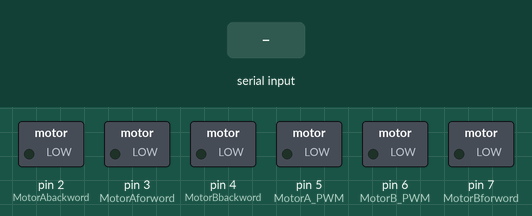
Bench run of a sketch on a simulated Arduino Uno, built with avr-gcc and run on an emulated ATmega328P. Shown: switched loads named in the sketch (green lamp = pin HIGH). The test bench sets the inputs (shaded band).

Above: at 1.2 s.
1.3 s: "f" received over Serial
At 1.9 s:
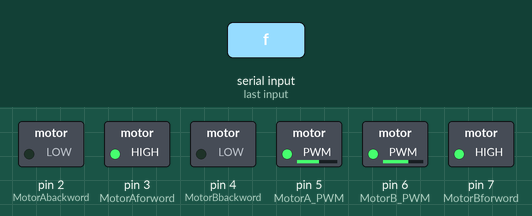
2.8 s: "b" received over Serial
At 4.0 s:
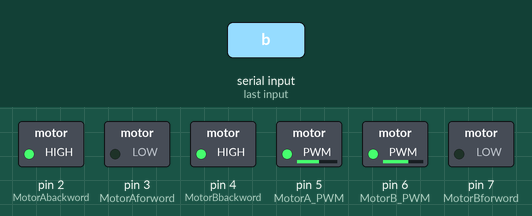
4.3 s: "r" received over Serial
At 5.3 s:
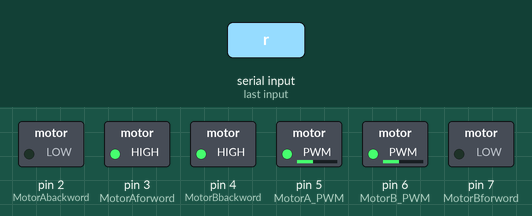
5.8 s: "l" received over Serial
At 6.5 s:
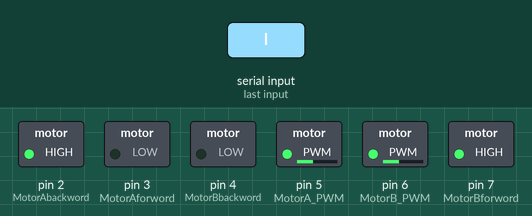
7.3 s: "1" received over Serial
At 7.6 s:
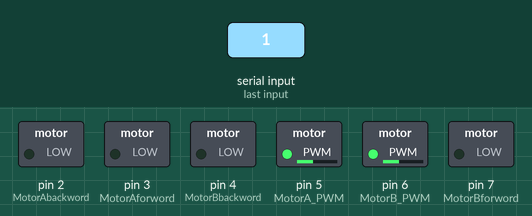
Timing chart, 0 to 9.8 s (numbered marks = the images above; inputs shaded):
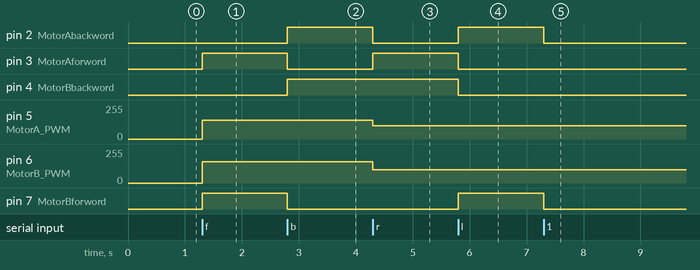

Measured:
- after the input at 1.3 s, pin 3 (MotorAforword), pin 7 (MotorBforword): LOW → HIGH at once; pin 5 (MotorA_PWM): 0/255 → 140/255 at once; pin 6 (MotorB_PWM): 0/255 → 160/255 at once
- after the input at 2.8 s, pin 2 (MotorAbackword), pin 4 (MotorBbackword): LOW → HIGH at once; pin 3 (MotorAforword), pin 7 (MotorBforword): HIGH → LOW at once
- after the input at 4.3 s, pin 2 (MotorAbackword): HIGH → LOW at once; pin 3 (MotorAforword): LOW → HIGH at once; pin 5 (MotorA_PWM): 140/255 → 100/255 at once; pin 6 (MotorB_PWM): 160/255 → 100/255 at once
- after the input at 5.8 s, pin 2 (MotorAbackword), pin 7 (MotorBforword): LOW → HIGH at once; pin 3 (MotorAforword), pin 4 (MotorBbackword): HIGH → LOW at once
- after the input at 7.3 s, pin 2 (MotorAbackword), pin 7 (MotorBforword): HIGH → LOW at once

The sketch:

blutooth.ino
```cpp
//***************************************************************************************************************************//
//this code using to move the car robot using mobile application//
//the main components using in this robot(blutooth module-motor driver-dc Motors- car robot body with 4 wheels-power supply)//
//***************************************************************************************************************************//

// Left side DC motors pins definetion
#define MotorAforword 3
#define MotorAbackword 2
#define MotorA_PWM 5

// Right side DC motors pins definetion
#define MotorBforword 7
#define MotorBbackword 4
#define MotorB_PWM 6


//variable to store the recived input0
char state = '0' ;

void setup() {

  Serial.begin(9600);

  //define motors A pins as output .
  pinMode(MotorAforword,OUTPUT);
  pinMode(MotorAbackword,OUTPUT);
  pinMode(MotorA_PWM,OUTPUT);

  //define motors B pins as output.
  pinMode(MotorBforword,OUTPUT);
  pinMode(MotorBbackword,OUTPUT);
  pinMode(MotorB_PWM,OUTPUT);
}
void forward(){

  //fuction to let robot go forword.
  analogWrite(MotorA_PWM,140); //control the speed of Motors A side
  analogWrite(MotorB_PWM,160); //control the speed of Motors B side
  //let motor A side go forward.
  digitalWrite(MotorAforword,HIGH);
  digitalWrite(MotorAbackword,LOW);
  //let motor B side go forward.
  digitalWrite(MotorBforword,HIGH);
  digitalWrite(MotorBbackword,LOW);

}

void backward(){

  //fuction to let robot go backward.
  analogWrite(MotorA_PWM,140); //control the speed of Motors A side
  analogWrite(MotorB_PWM,160); //control the speed of Motors B side
  digitalWrite(MotorAforword,LOW);
  digitalWrite(MotorAbackword,HIGH);
  digitalWrite(MotorBforword,LOW);
  digitalWrite(MotorBbackword,HIGH);


}

void nomotion(){

  //fuction to let robor stop.
  //let motor A side stop.
  digitalWrite(MotorAforword,LOW);
  digitalWrite(MotorAbackword,LOW);
  //let motor B side stop.
  digitalWrite(MotorBforword,LOW);
  digitalWrite(MotorBbackword,LOW);

}

void rotatleft(){

  //fuction to let robot go backward.
  analogWrite(MotorA_PWM,100); //control the speed of Motors A side
  analogWrite(MotorB_PWM,100); //control the speed of Motors B side
  //let motor A side go forward.
  digitalWrite(MotorAforword,LOW);
  digitalWrite(MotorAbackword,HIGH);
  //let motor B side go backward.
  digitalWrite(MotorBforword,HIGH);
  digitalWrite(MotorBbackword,LOW);


}

void rotatright(){

  //fuction to let robot go backward.
  analogWrite(MotorA_PWM,100); //control the speed of Motors A side
  analogWrite(MotorB_PWM,100); //control the speed of Motors B side
  //let motor A side go backward.
  digitalWrite(MotorAforword,HIGH);
  digitalWrite(MotorAbackword,LOW);
  //let motor B side go forward.
  digitalWrite(MotorBforword,LOW);
  digitalWrite(MotorBbackword,HIGH);


}
void loop() {
 //  condition to call the needed function when the user push certain button0
  if(Serial.available()){
      state = Serial.read();
  }

  if(state == 'f') // when the app send 'f' the robot go forward
  {
    forward();
  }

  else if(state == 'b') // when the app send 'b' the robot go backward
  {
    backward();
  }

  else if(state == 'r') // when the app send 'r' the robot rotate right
  {
    rotatright();
  }

  else if(state == 'l') // when the app send 'l' the robot rotate right
  {
    rotatleft();
  }
  else {
  nomotion(); // if there is no input the robot stop
  }
}
```
